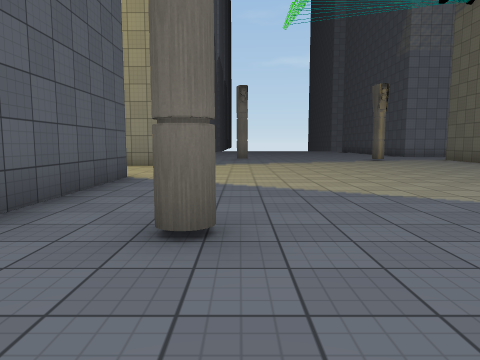
[1] (above)

24 first-person views from a walk through a 3-D level made in the Unity game engine. The camera is 1.3 m above the floor, tilts 6° down and sees 70° across. The floor is counted in squares, 2 m on a side. Each view is taken from the middle of a square. On the plan, view 1 faces up. The plan holds only what a view shows up to about 10 squares ahead; the rest is blank. The place goes on beyond the plan. Some surface patterns are stand-ins.

[2]
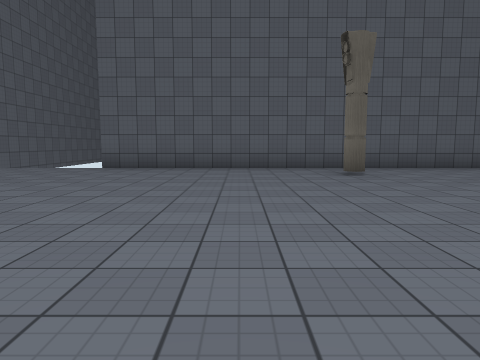

[3]
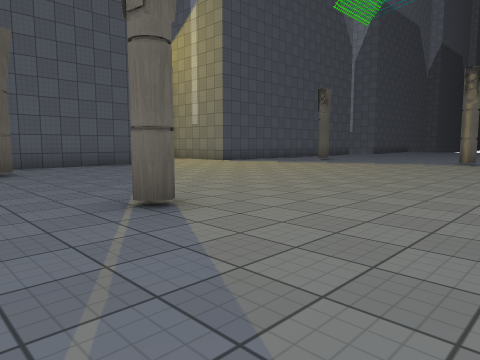

[4]
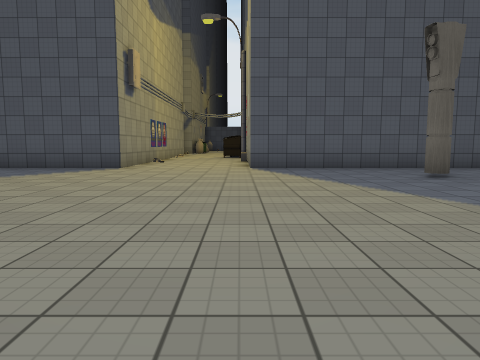

[5]
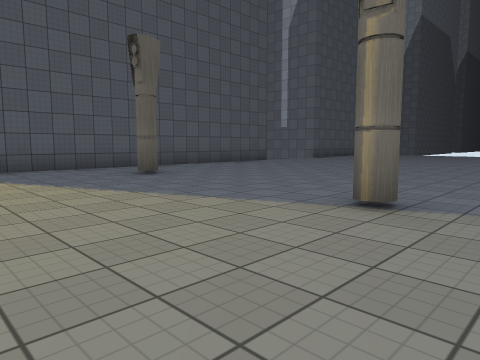

[6]
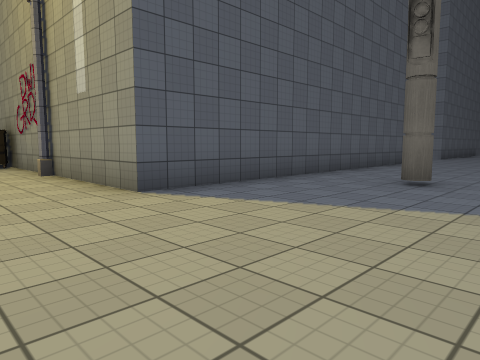

[7]
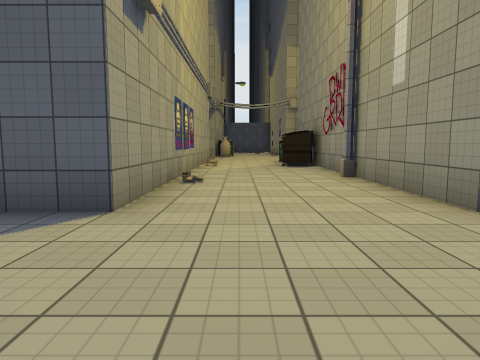

[8]
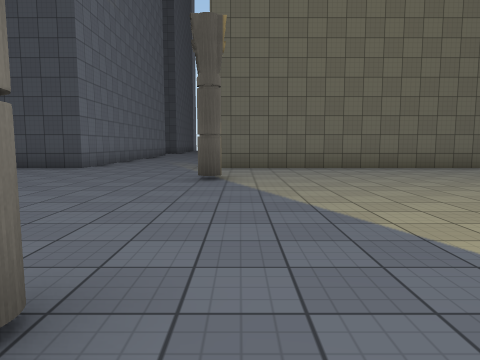

[9]
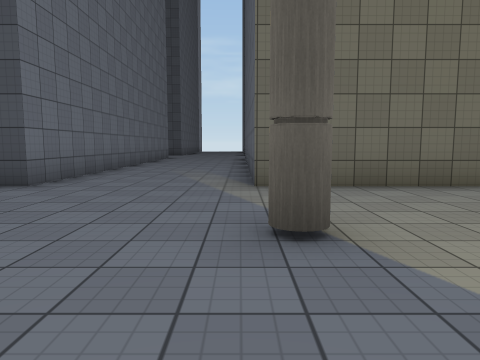

[10]
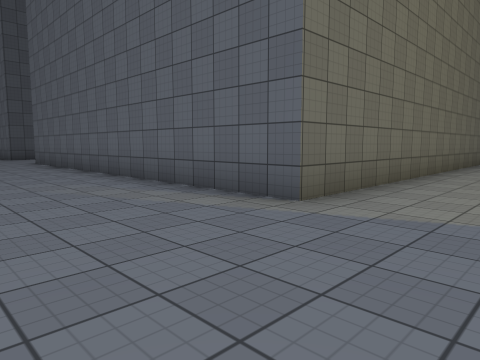

[11]
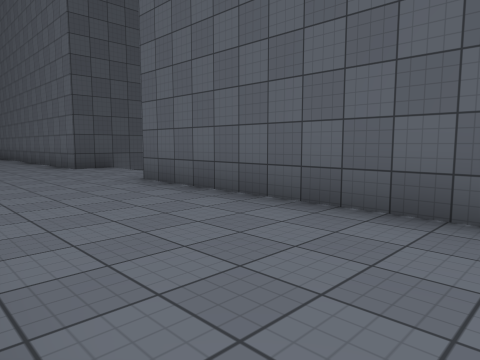

[12]
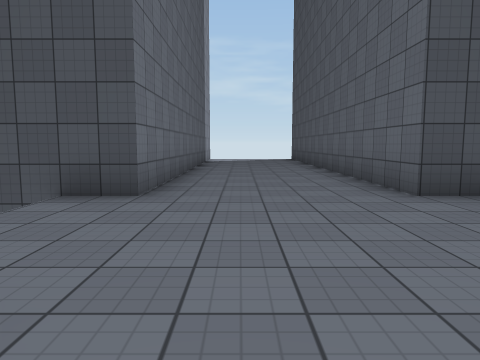

[13]
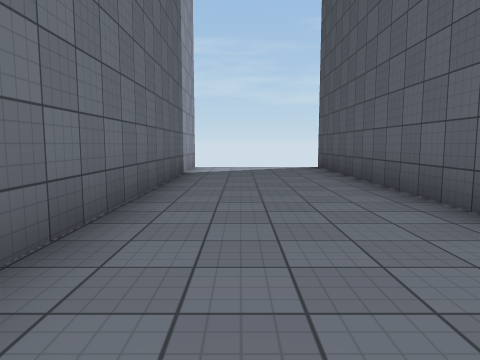

[14]
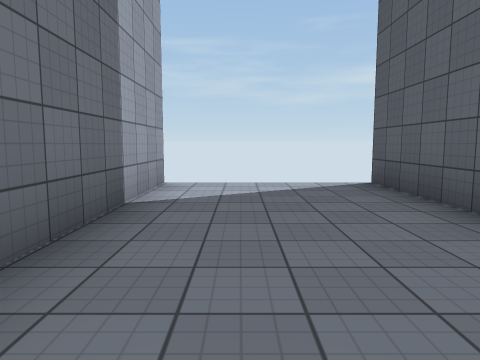

[15]
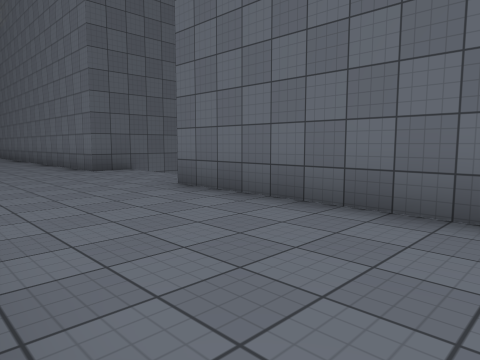

[16]
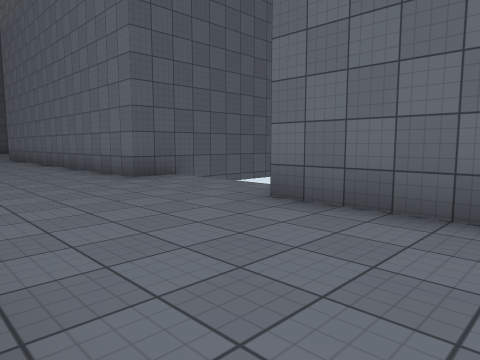

[17]
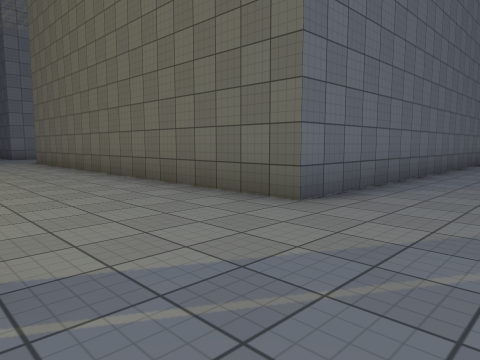

[18]
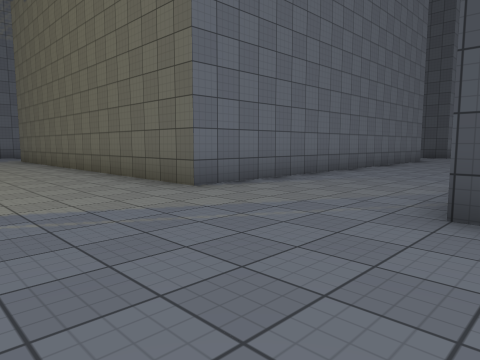

[19]
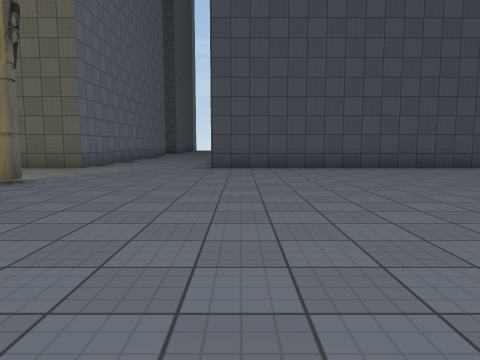

[20]
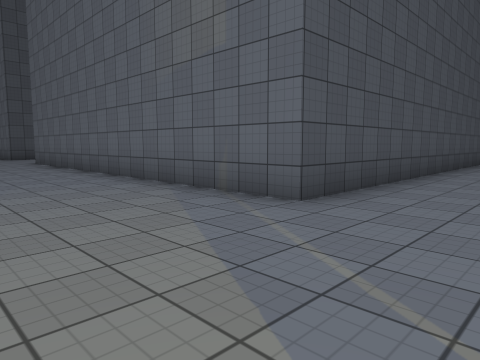

[21]
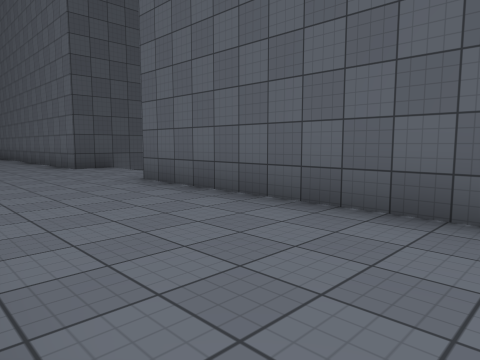

[22]
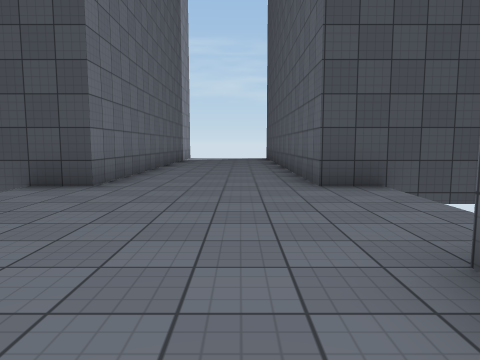

[23]
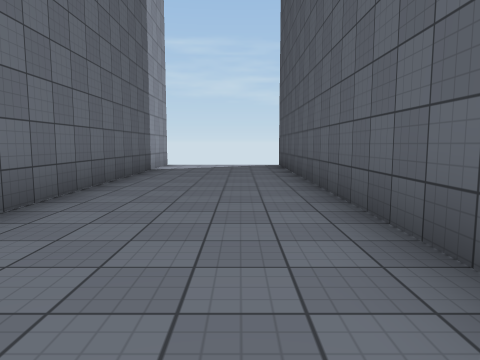

[24]
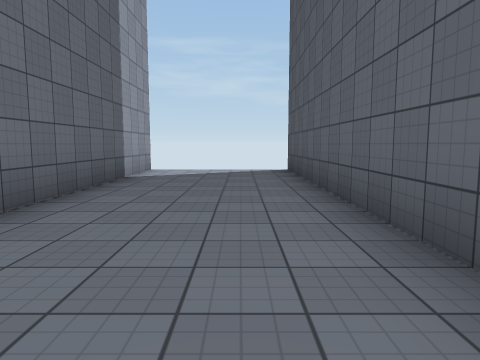

### Floor plan
Points are (right, up) in squares from view 1. A wall is a line through its corners. A room is listed if a view was taken in it or the views show most of it. See-through windows are left out.
Room 1 (views 1, 2, 3, 4, 5, 6, 7, 8, 9, 10, 11, 12, 13, 14, 15, 16, 17, 18, 19, 20, 21, 22, 23, 24)
walls: (17, 3.3) (8.3, 3.3) (8.3, 13.8) (18.9, 13.8); (8.3, -6.5) (8.3, -0.2) (18.9, -0.2); (-2.2, 18) (-2.2, 10.3) (-9.9, 10.3); (22.3, 12) (22.3, 13.8) (32.9, 13.8); (18.8, 19.5) (18.8, 17.3) (8.3, 17.3) (8.3, 19.1); (-8.9, 6.8) (-2.2, 6.8) (-2.2, -3.8); (-8.8, 10.1) (-9, 9.2); (22.3, -2.8) (22.3, -0.2) (32.8, -0.2); (32.9, 3.3) (22.3, 3.3) (22.3, 4.8); (32.9, 17.3) (22.3, 17.3) (22.3, 19)
ways out: gap at (33, 0); gap at (33, 14)

Where each view was taken, in squares from view 1:
view 1: 0 up, 0 right, facing up
view 2: 0 up, 7 right, facing left
view 3: 1 up, 8 right, facing up-left
view 4: 10 up, 7 right, facing left
view 5: 10 up, 7 right, facing up-left
view 6: 8 up, 2 right, facing up-left
view 7: 8 up, 1 right, facing left
view 8: 13 up, 1 left, facing right
view 9: 14 up, 3 right, facing right
view 10: 17 up, 6 right, facing down-right
view 11: 17 up, 13 right, facing down-right
view 12: 16 up, 18 right, facing right
view 13: 16 up, 23 right, facing right
view 14: 16 up, 27 right, facing right
view 15: 14 up, 27 right, facing up-left
view 16: 14 up, 25 right, facing up-left
view 17: 1 up, 5 right, facing up-right
view 18: 1 down, 5 right, facing up-right
view 19: 1 down, 1 left, facing right
view 20: 3 up, 6 right, facing down-right
view 21: 3 up, 13 right, facing down-right
view 22: 1 up, 17 right, facing right
view 23: 1 up, 22 right, facing right
view 24: 1 up, 24 right, facing right
